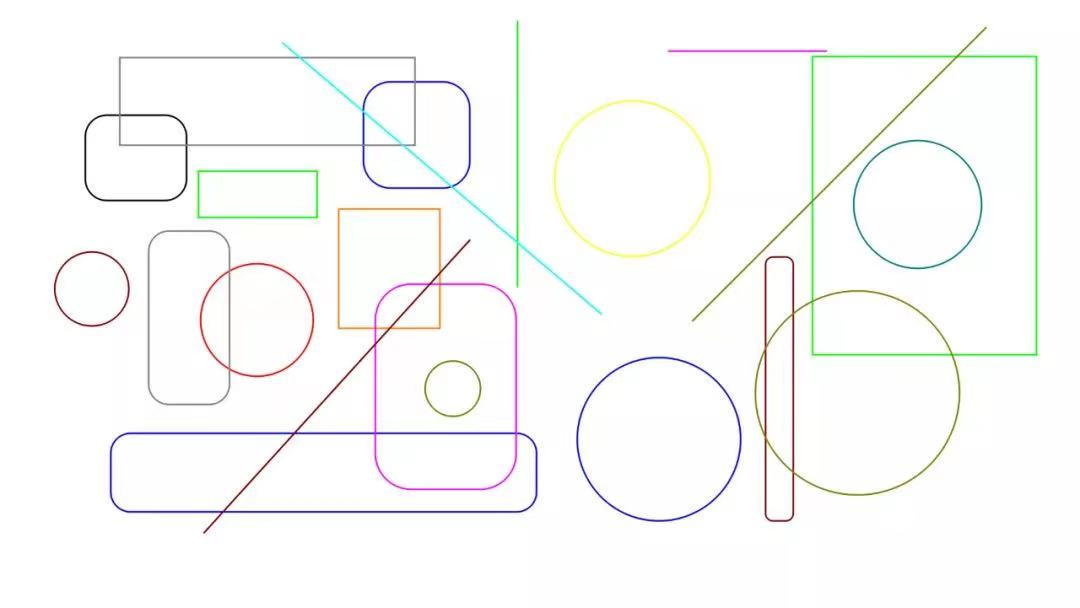
#> input picture test.jpg, 1080 x 608 px, found by its file name
$ python find_circle.py
#> lines starting #> are read from the running program, lines starting #| are printed output that depends on the picture; after the words box and inside, x2 and y2 are one past the last pixel; in counts of white or black regions, pixels touching at a corner belong together
#> further down, src is the input picture: shape (608, 1080, 3); mean B, G, R 248.9, 250, 249.5
import cv2 as cv
import numpy as np

def detect_circles_demo(image):
    dst = cv.pyrMeanShiftFiltering(image, 10, 89)   #边缘保留滤波EPF
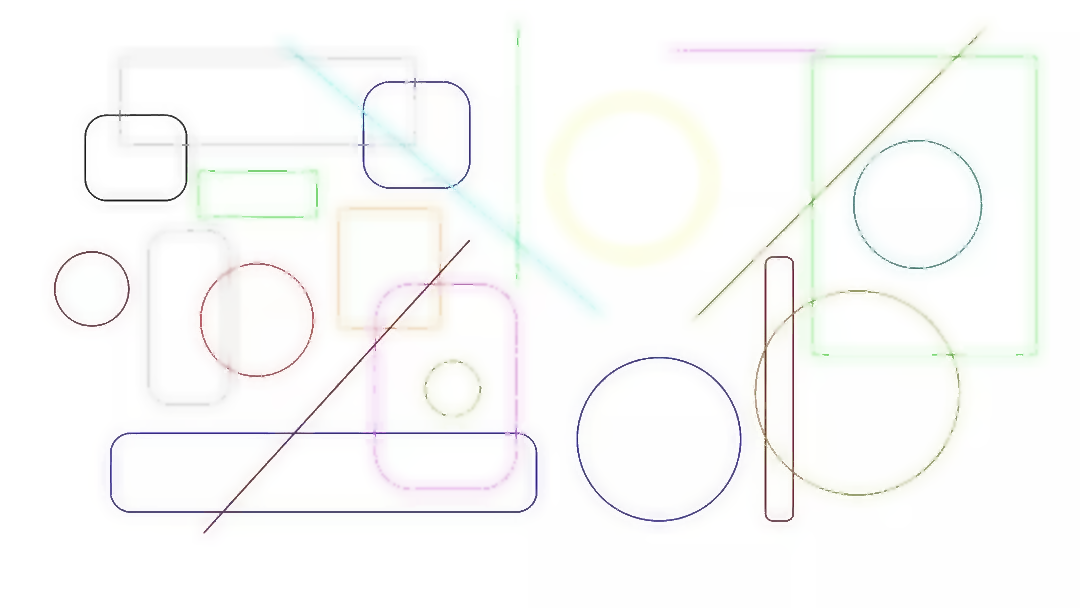
#> dst: shape (608, 1080, 3); mean B, G, R 249.5, 250.5, 250
    cimage = cv.cvtColor(dst, cv.COLOR_RGB2GRAY)
    circles = cv.HoughCircles(cimage, cv.HOUGH_GRADIENT, 1, 19, param1=106, param2=39, minRadius=0, maxRadius=250)
#> circles = [[658.5, 438.5, 80.8], [256.5, 319.5, 57], [859.5, 392.5, 100.9], [916.5, 203.5, 62.9], [91.5, 289.5, 36.9]]
    circles = np.uint16(np.around(circles)) #把circles包含的圆心和半径的值变成整数
#> circles = [[658, 438, 81], [256, 320, 57], [860, 392, 101], [916, 204, 63], [92, 290, 37]]
    for i in circles[0, : ]:
        cv.circle(image, (i[0], i[1]), i[2], (0, 0, 255), 2)  #画圆
        cv.circle(image, (i[0], i[1]), 2, (0, 0, 255), 2)  #画圆心
#> this loop made 5 passes
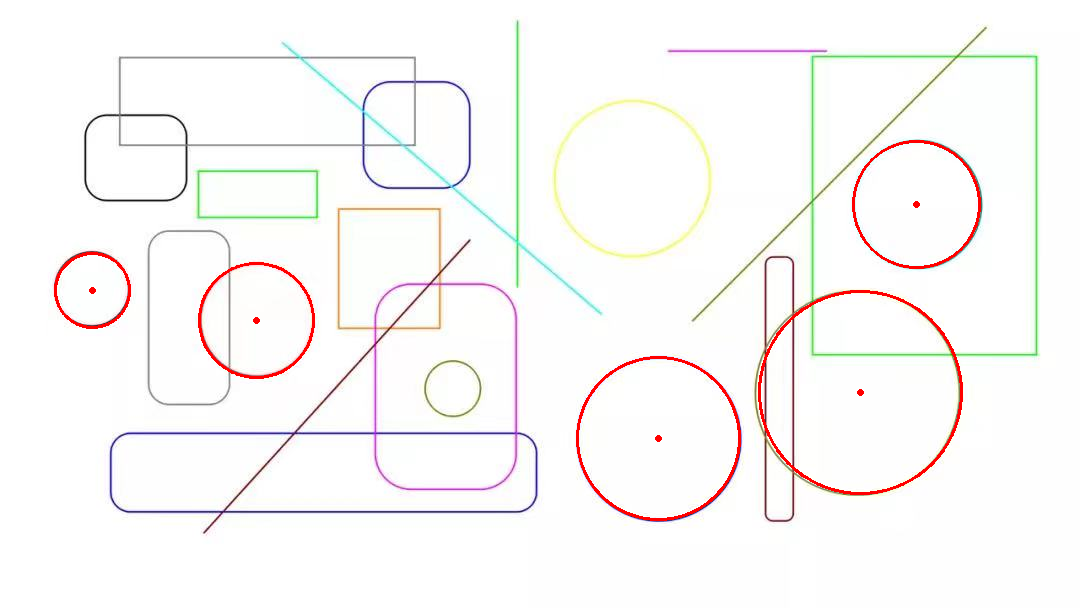
#> image: shape (608, 1080, 3); 0.99% of pixels changed, all inside (x1, y1, x2, y2) = (54, 140, 981, 521)
    cv.imshow("circles", image)

src = cv.imread("/test.jpg")
cv.namedWindow('input_image', cv.WINDOW_NORMAL) #设置为WINDOW_NORMAL可以任意缩放
cv.imshow('input_image', src)
detect_circles_demo(src)
cv.waitKey(0)
cv.destroyAllWindows()
